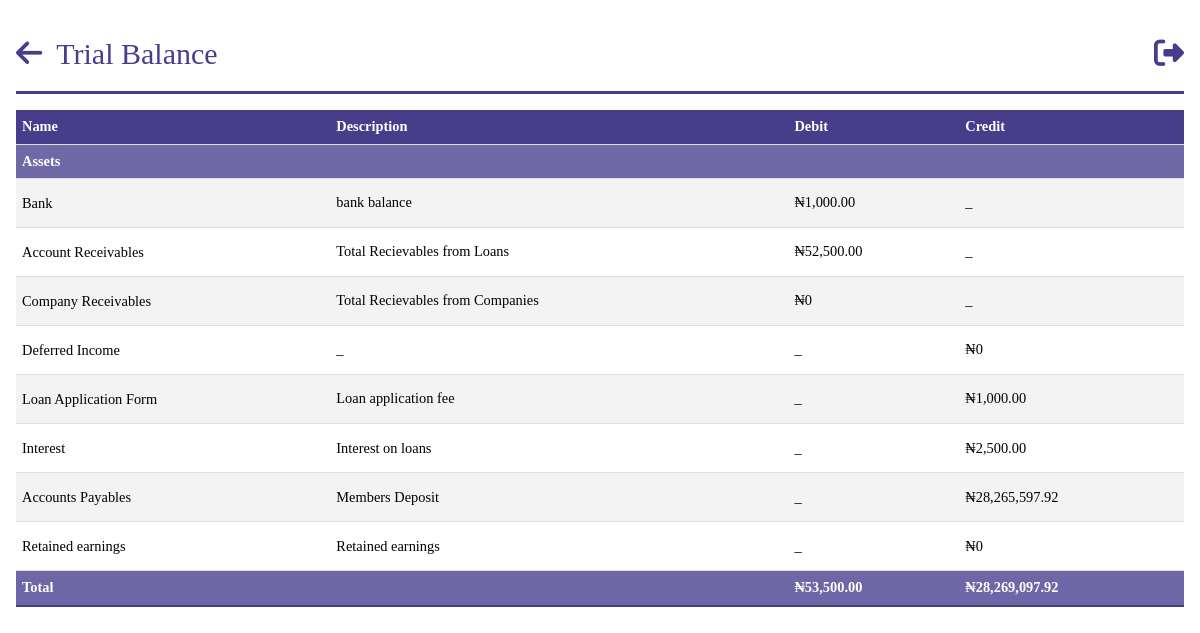
/trial_balance (signed in), run on an earlier commit of the app's database.
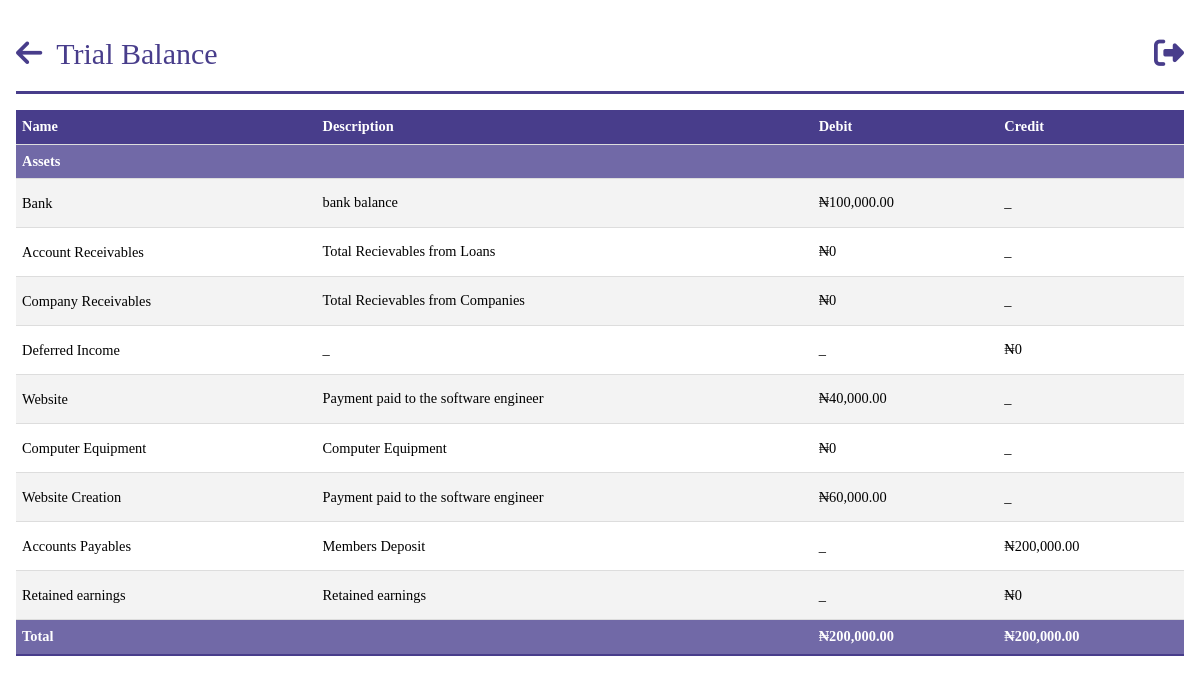
And on a later commit of the database.
### models.py (models this page shows, shortened)
class Income(db.Model):
    __tablename__ = "incomes"
    id = db.Column(db.Integer, primary_key=True)
    name = db.Column(db.String)
    description = db.Column(db.String, nullable=True)
    balance_bfd = db.Column(db.Float, default=0.0)
    balance = db.Column(db.Float, default=0.0)
    payments = db.relationship("IncomePayment", backref="income")

class Asset(db.Model):
    __tablename__ = "assets"
    id = db.Column(db.Integer, primary_key=True)
    name = db.Column(db.String)
    balance_bfd = db.Column(db.Float, default=0.0)
    description = db.Column(db.String, nullable=True)
    balance = db.Column(db.Float, default=0.0)
    payments = db.relationship("AssetPayment", backref="asset")

class Expense(db.Model):
    __tablename__ = "expenses"
    id = db.Column(db.Integer, primary_key=True)
    name = db.Column(db.String)
    description = db.Column(db.String, nullable=True)
    balance_bfd = db.Column(db.Float, default=0.0)
    balance = db.Column(db.Float, default=0.0)
    payments = db.relationship("ExpensePayment", backref="expense")

### app.py (the view)
@app.route("/trial_balance")
@login_required
@role_required(["Admin", "Secretary", "Sub-Admin"])
def trial_balance():
    cash_and_bank = query.get_cash_and_banks()
    accounts_receivable = query.get_accounts_receivable()
    company_receivable = query.get_company_receivables()
    total_investments = query.get_total_investment()
    total_liabilities = query.get_total_liabilities()
    net_income = query.get_net_income()
    accounts_payable = query.get_accounts_payable()
    fixed_assets = Asset.query.all()
    liabilities = Liability.query.all()
    incomes = Income.query.all()
    expenses = Expense.query.all()
    investments = Investment.query.all()
    incomes = [income for income in incomes if income.balance > 0]
    expenses = [expense for expense in expenses if expense.balance > 0]
    total_income = sum(income.balance for income in incomes)
    total_expenses = sum(expense.balance for expense in expenses)
    total_fixed_assets = sum(a.balance for a in fixed_assets)
    total_assets = cash_and_bank + accounts_receivable+ company_receivable+ total_investments+ total_fixed_assets
    total_dr = total_assets + total_expenses
    total_cr = accounts_payable+ total_liabilities + total_income
    context = {
        "assets": fixed_assets,
        "incomes": incomes,
        "expenses": expenses,
        "liabilities": liabilities,
        "investments": investments,
        "cash_and_bank": cash_and_bank,
        "accounts_receivable": accounts_receivable,
        "company_receivable": company_receivable,
        "net_income": net_income,
        "accounts_payable": accounts_payable,
        "accounts_payable": accounts_payable,
        "total_dr": total_dr,
        "total_cr": total_cr,
    }
    return render_template("query/trial-balance.html", **context)

### app.py (called while the page is built)
@login_manager.user_loader
def load_user(person_id):
    return Person.query.get(person_id)

def role_required(roles_required):
    def decorator(view_func):
        @wraps(view_func)
        def wrapper(*args, **kwargs):
            if not current_user.is_authenticated:
                flash("You must be logged in to access this page.", "error")
                return redirect(url_for("login"))
            user_role = current_user.role
            if user_role.name not in roles_required:
                flash("You don't have the required role to access this page.", "error")
                return redirect(
                    url_for("dashboard")
                )  # Change this to your desired redirect
            return view_func(*args, **kwargs)
        return wrapper
    return decorator

@app.before_request
def before_request():
    g.user = current_user

@app.template_filter("currency")
@login_required
def currency(value):
    modified_value = format_currency(value)  # Modify the value as needed
    return modified_value

### models.py (called while the page is built)
    @hybrid_property
    def total_balance(self):
        return self.available_balance + self.balance_withheld

### templates/query/trial-balance.html (shortened to what this page needs)
{%extends 'base.html' %}
{% block header%}
Trial Balance
{% endblock  %}
{% block anchor%}
<a href="{{ url_for('queries') }}" id='arrow'><i class="fa-solid fa-arrow-left"></i></a>
{% endblock  %}
{%block content%}
<body id="person">
    <table class="tab-content">
        <tbody>
            <tr>
                <th>Name</th>
                <th>Description</th>
                <th>Debit</th>
                <th>Credit</th>
            </tr>
            <tr>
                <th colspan="5" class="total">Assets</th>
            </tr>
            <tr>
                <td><a href="{{ url_for('bank_report')}}">Bank</a></td>
                <td>bank balance</td>
                <td>{{ cash_and_bank | currency }}</td>
                <td> _ </td>
            <tr>
                <td><a href="{{url_for('get_loan')}}">Account Receivables</a></td>
                <td>Total Recievables from Loans</td>
                <td>{{ accounts_receivable | currency }}</td>
                <td>_</td>
            </tr>
            <tr>
                <td><a href="{{url_for('companies_report')}}">Company Receivables</a></td>
                <td>Total Recievables from Companies</td>
                <td> {{ company_receivable | currency }} </td>
                <td>_</td>
            </tr>
            <tr>
                <td><a href="">Deferred Income </a></td>
                <td>_</td>
                <td> _ </td>
                <td>{{ deferred_income | currency }}</td>
            </tr>
            {% for asset in assets %}
            <tr>
                <td><a href="{{url_for('ledger_report',ledger='asset',ledger_id=asset.id)}}">{{asset.name}}</a></td>
                <td>{{asset.description}}</td>
                <td>{{asset.balance | currency}}</td>
                <td>_</td>
            </tr>
            {% endfor %}
            {% for income in incomes %}
            <tr>
                <td><a href="{{url_for('ledger_report',ledger='income',ledger_id=income.id)}}">{{ income.name }}</a></td>
                <td>{{income.description}}</td>
                <td>_</td>
                <td>{{income.balance | currency}}</td>
            </tr>
            {% endfor %}
            {% for expense in expenses %}
            <tr>
                <td><a href="{{url_for('ledger_report',ledger='expense',ledger_id=expense.id)}}">{{ expense.name }}</a></td>
                <td>{{expense.description}}</td>
                <td>{{expense.balance | currency}}</td>
                <td>_</td>
            <tr>
                {% endfor %}
            <td><a href="{{url_for('get_payments')}}">Accounts Payables</a></td>
            <td>Members Deposit</td>
                <td> _ </td>
                <td>{{ accounts_payable | currency }}</td>
            </tr>
            <tr>
                <td><a href="">Retained earnings</a></td>
                <td>Retained earnings</td>
                <td> _ </td>
                <td>{{ deficit | currency }}</td>
            </tr>
            <tr>
                <th colspan="2" class="total">Total</th>
                <th colspan="1" class="total">{{total_dr | currency}}</th>
                <th colspan="1" class="total">{{total_cr | currency}}</th>
            </tr>
        </tbody>
    </table>
{%endblock%}

What changed in the data, as far as the page shows it:
no longer on this page (row edited): Income: name "Loan Application Form", description "Loan application fee", balance "₦1,000.00"
no longer on this page (row edited): Income: name "Interest", description "Interest on loans", balance "₦2,500.00"
added Asset: name "Website", description "Payment paid to the software engineer", balance "₦40,000.00"
added Asset: name "Computer Equipment", description "Computer Equipment", balance "₦0"
added Expense: name "Website Creation", description "Payment paid to the software engineer", balance "₦60,000.00"
Also different on the page:
{{ cash_and_bank | currency }}: "₦1,000.00" → "₦100,000.00"
{{ accounts_receivable | currency }}: "₦52,500.00" → "₦0"
{{ accounts_payable | currency }}: "₦28,265,597.92" → "₦200,000.00"
{{ total_dr | currency }}: "₦53,500.00" → "₦200,000.00"
{{ total_cr | currency }}: "₦28,269,097.92" → "₦200,000.00"
